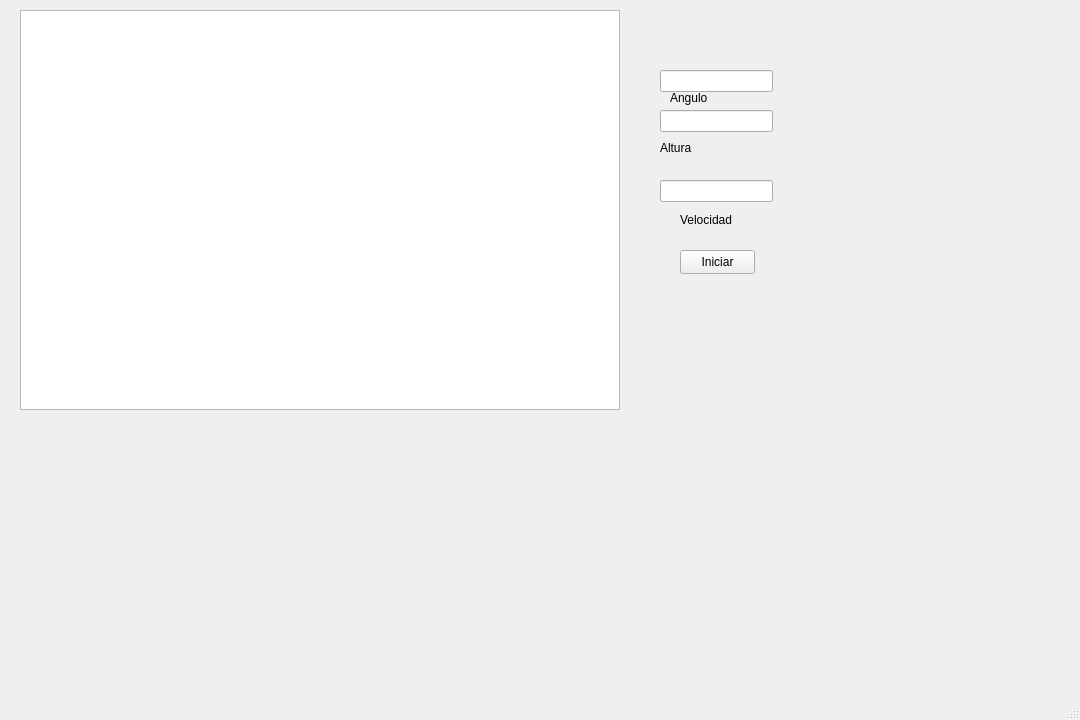
<?xml version="1.0" encoding="UTF-8"?>
<ui version="4.0">
 <class>MainWindow</class>
 <widget class="QMainWindow" name="MainWindow">
  <property name="geometry">
   <rect>
    <x>0</x>
    <y>0</y>
    <width>1080</width>
    <height>720</height>
   </rect>
  </property>
  <property name="windowTitle">
   <string>MainWindow</string>
  </property>
  <widget class="QWidget" name="centralwidget">
   <widget class="QLineEdit" name="Angulo">
    <property name="geometry">
     <rect>
      <x>660</x>
      <y>70</y>
      <width>113</width>
      <height>22</height>
     </rect>
    </property>
   </widget>
   <widget class="QLineEdit" name="Altura">
    <property name="geometry">
     <rect>
      <x>660</x>
      <y>110</y>
      <width>113</width>
      <height>22</height>
     </rect>
    </property>
   </widget>
   <widget class="QLabel" name="label">
    <property name="geometry">
     <rect>
      <x>670</x>
      <y>90</y>
      <width>49</width>
      <height>16</height>
     </rect>
    </property>
    <property name="text">
     <string>Angulo</string>
    </property>
   </widget>
   <widget class="QLabel" name="label_2">
    <property name="geometry">
     <rect>
      <x>660</x>
      <y>140</y>
      <width>49</width>
      <height>16</height>
     </rect>
    </property>
    <property name="text">
     <string>Altura</string>
    </property>
   </widget>
   <widget class="QLabel" name="label_3">
    <property name="geometry">
     <rect>
      <x>680</x>
      <y>210</y>
      <width>71</width>
      <height>20</height>
     </rect>
    </property>
    <property name="text">
     <string>Velocidad</string>
    </property>
   </widget>
   <widget class="QLineEdit" name="velocidad">
    <property name="geometry">
     <rect>
      <x>660</x>
      <y>180</y>
      <width>113</width>
      <height>22</height>
     </rect>
    </property>
   </widget>
   <widget class="QGraphicsView" name="escena">
    <property name="geometry">
     <rect>
      <x>20</x>
      <y>10</y>
      <width>600</width>
      <height>400</height>
     </rect>
    </property>
   </widget>
   <widget class="QPushButton" name="pushButton">
    <property name="geometry">
     <rect>
      <x>680</x>
      <y>250</y>
      <width>75</width>
      <height>24</height>
     </rect>
    </property>
    <property name="text">
     <string>Iniciar</string>
    </property>
   </widget>
  </widget>
  <widget class="QMenuBar" name="menubar">
   <property name="geometry">
    <rect>
     <x>0</x>
     <y>0</y>
     <width>1080</width>
     <height>22</height>
    </rect>
   </property>
  </widget>
  <widget class="QStatusBar" name="statusbar"/>
 </widget>
 <resources/>
 <connections/>
</ui>
